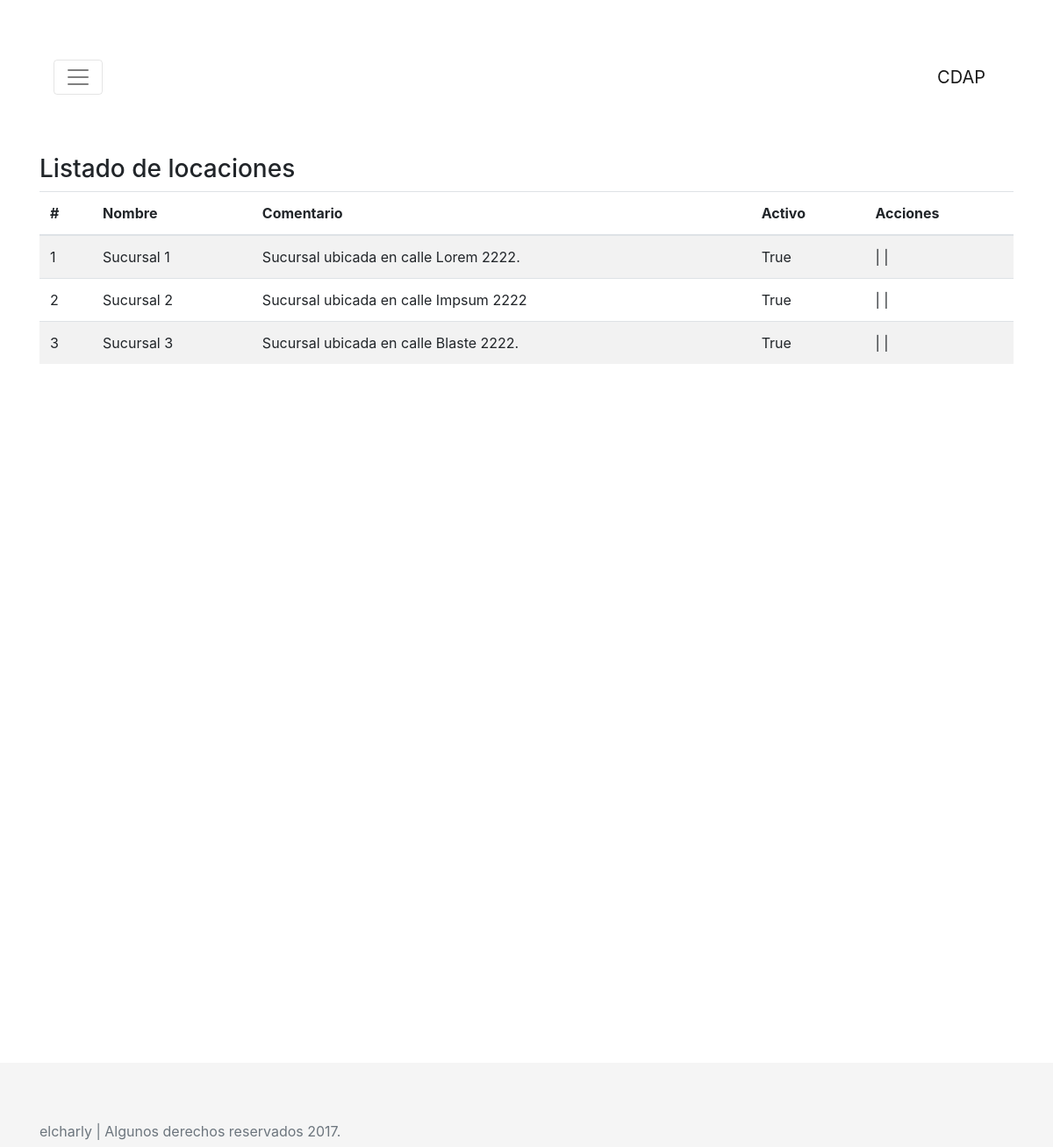
The page /cdap/locacion_listar on the database its author committed.
### cdap/models.py (models this page shows, shortened)
class Locacion(models.Model):
    nombre= models.CharField(max_length=50)
    comentario= models.TextField()
    activo= models.BooleanField()

### cdap/views.py (the view)
def locacion_list(request):
    locacion = Locacion.objects.all()
    contexto = {'locaciones':locacion}
    return render(request, 'locacion_list.html', contexto)

### cdap/templates/locacion_list.html (shortened to what this page needs)
{% extends 'base.html'%}
{% block content %}
<h3>Listado de locaciones</h3>
{% if locaciones %}
<div class="table-responsive">
<table class="table table-striped">
<thead>
  <tr>
    <th>#</th>
    <th>Nombre</th>
    <th>Comentario</th>
    <th>Activo</th>
    <th>Acciones</th>
  </tr>
</thead>
<tbody>
  {% for locacion in locaciones %}
  <tr>
    <td>{{ locacion.id }}</td>
    <td>{{ locacion.nombre }}</td>
    <td>{{ locacion.comentario }}</td>
    <td>{{ locacion.activo }}</td>
    <td>
      <a href="{% url 'locacion_editar' locacion.id %}"></a>  |
      <a href="{% url 'locacion_eliminar' locacion.id %}"></a> |
    </td>
  </tr>
  {% endfor %}
</tbody>
</table>
</div>
{% else %}
<p>No hay ninguna locacion listada.</p>
{% endif %}
{% endblock %}

### cdap/static/cdap/css/sticky-footer-navbar.css (style rules this page uses)
html { position: relative; min-height: 100%; }
body { margin-bottom: 60px; }

### cdap/static/cdap/css/album.css (style rules this page uses)
body { min-height: 75rem; }

### rows shown on the page
Locacion: id "1", nombre "Sucursal 1", comentario "Sucursal ubicada en calle Lorem 2222.", activo "True"
Locacion: id "2", nombre "Sucursal 2", comentario "Sucursal ubicada en calle Impsum 2222", activo "True"
Locacion: id "3", nombre "Sucursal 3", comentario "Sucursal ubicada en calle Blaste 2222.", activo "True"
